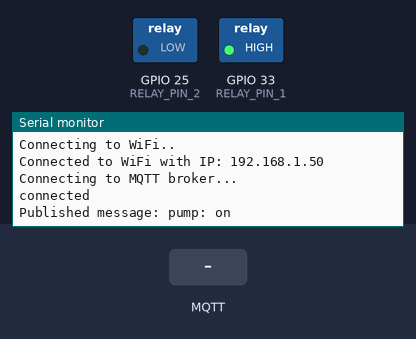
A sketch run on a simulated ESP32. On the bench: switched loads named in the sketch (green lamp = pin HIGH), the last lines printed to the serial monitor. Inputs (shaded band) come from the test bench. WiFi joins after 1.5 s; servers stay silent unless stated; no MQTT or app messages arrive unless stated.

Above: at 2.8 s.
2.9 s: MQTT message "1" arrives on the first subscribed topic
At 3.7 s:
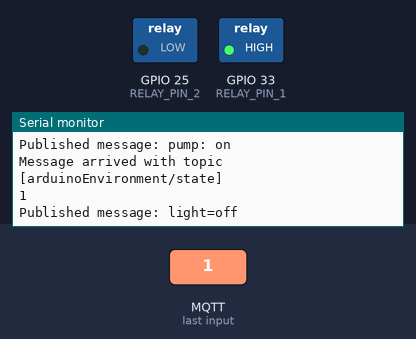
4.4 s: MQTT message "on" arrives on the first subscribed topic
At 4.9 s:
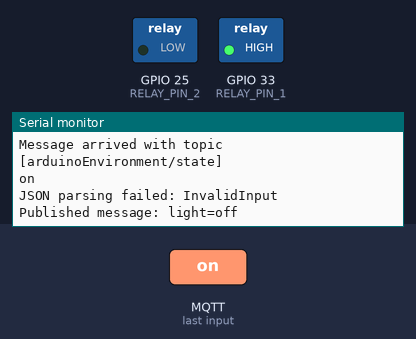
5.9 s: MQTT message "off" arrives on the first subscribed topic
At 7.2 s:
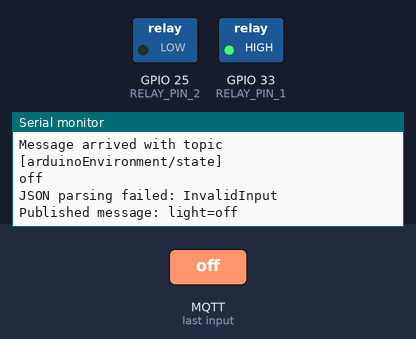

The sketch:

esp32lr20_actor.ino
```cpp
#include <WiFi.h>
#include <PubSubClient.h>
#include <Arduino.h>
#include <ArduinoJson.h>

// wifi
const char* SSID = "sciencecamp04";
const char* WIFI_PASSWORD = "camperfurt";

// mqtt
const char* MQTT_SERVER_ADRESS = "192.168.20.1";
const int MQTT_PORT = 1883;
const char* MQTT_USERNAME = "admin";
const char* MQTT_PASSWORD = "root";
const char* MQTT_CLIENT_ID = "mqtt_esp32lr20";

const char* ARDUINO_NANO_TOPIC_STATE = "arduinoEnvironment/state";
const char* WATER_LEVEL_TOPIC_STATE = "waterLevel/state";
const char* PI_TIME_TOPIC = "pi/time";
const char* PUMP_TOPIC_STATE = "esp32lr20/pump/state";
const char* LIGHT_TOPIC_STATE = "esp32lr20/light/state";

// relay
const int RELAY_PIN_1 = 33;
const int RELAY_PIN_2 = 25;

// pump
const unsigned long PUMP_INTERVAL_INACTIVE_AS_MS = 1000 * 60 * 60 * 3; // 3h
const unsigned long PUMP_INTERVAL_ACTIVE_AS_MS = 1000 * 60 * 7; // 7min
const float MIN_WATER_LEVEL = 15.0;
const int WATER_LEVEL_BUFFER_SIZE = 5;
const float WATER_LEVEL_REFILL_THRESHOLD = 10.0;

struct WaterLevelEntry {
  float level;
  unsigned long timestamp;
};

unsigned long pumpPreviousTimeAsMs = 0;
bool isPumpActive = false;
int waterLevelBufferIndex = 0;
WaterLevelEntry waterLevelBuffer[WATER_LEVEL_BUFFER_SIZE];

// light
const int MIN_BRIGHTNESS_AS_LUME = 800;
const unsigned int LIGHT_TIMESPAN_START_AS_HOUR = 8;
const unsigned int LIGHT_TIMESPAN_END_AS_HOUR = 20;
unsigned int currentHour = 0;

// logging
const bool IS_PRINTING_INCOMING_MESSAGES = true;

// clients
WiFiClient wifiClient;
PubSubClient client(wifiClient);

void setup() {
  Serial.begin(115200);
  while (!Serial);
  delay(100);

  setupMQTT();
  setupPins();
  setupWaterLevelBuffer();

  connectWiFi();
  connectMQTT();

  activatePump();
}

void loop() {
  if(!client.connected()) {
    connectMQTT();
  }

  client.loop();
  handlePump();
}

void setupMQTT() {
  client.setServer(MQTT_SERVER_ADRESS, MQTT_PORT);
  client.setCallback(onMessageIncomingCallback);
}

void setupPins() {
  pinMode(RELAY_PIN_1, OUTPUT);
  pinMode(RELAY_PIN_2, OUTPUT);

  digitalWrite(RELAY_PIN_1, LOW);
  digitalWrite(RELAY_PIN_2, LOW);
}

void setupWaterLevelBuffer() {
  for (int i = 0; i < WATER_LEVEL_BUFFER_SIZE; i++) {
    // TODO: init with -1
    waterLevelBuffer[i].level = 100.0;
    waterLevelBuffer[i].timestamp = 0;
  }
}

void connectWiFi() {
  WiFi.begin(SSID, WIFI_PASSWORD);
  while (!wifiIsConnected()) {
    Serial.println("Connecting to WiFi..");
    delay(500);
  }

  Serial.print("Connected to WiFi with IP: ");
  Serial.println(WiFi.localIP());
}

bool wifiIsConnected() {
  return WiFi.status() == WL_CONNECTED;
}

void connectMQTT() {
  while(!client.connected()) {
    Serial.println("Connecting to MQTT broker...");
    if (client.connect(MQTT_CLIENT_ID, MQTT_USERNAME, MQTT_PASSWORD)) {
      Serial.println("connected");
      client.subscribe(ARDUINO_NANO_TOPIC_STATE);
    } else {
      Serial.print("failed with error: ");
      Serial.print(client.state());
      delay(1000);
    }
  }
}

void publishMQTTMessage(const char* topic, const char* payload) {
  client.publish(topic, payload);
  Serial.print("Published message: ");
  Serial.println(payload);
}

void handlePump() {
  const float currentWaterLevel = getCurrentWaterLevel();
  if(currentWaterLevel < MIN_WATER_LEVEL) {
    Serial.print("Current water level is to low: ");
    Serial.println(currentWaterLevel);
    return;
  }

  const unsigned long pumpCurrentTimeAsMs = millis();
  if (!isPumpActive && isTimerOver(pumpCurrentTimeAsMs, pumpPreviousTimeAsMs, PUMP_INTERVAL_INACTIVE_AS_MS)) {
    activatePump();
    pumpPreviousTimeAsMs = pumpCurrentTimeAsMs;
  }
  else if(isPumpActive && isTimerOver(pumpCurrentTimeAsMs, pumpPreviousTimeAsMs, PUMP_INTERVAL_ACTIVE_AS_MS)) {
    deactivatePump();
    pumpPreviousTimeAsMs = pumpCurrentTimeAsMs;
  }
}

void activatePump() {
  isPumpActive = true;
  digitalWrite(RELAY_PIN_1, HIGH);
  publishMQTTMessage(PUMP_TOPIC_STATE, "pump: on");
}

void deactivatePump() {
  isPumpActive = false;
  digitalWrite(RELAY_PIN_1, LOW);
  publishMQTTMessage(PUMP_TOPIC_STATE, "pump: off");
}

bool isTimerOver(const unsigned long current, const unsigned long previous, const long interval) {
  return current - previous >= interval;
}

void onMessageIncomingCallback(char* topic, byte* payload, unsigned int length) {
  if(IS_PRINTING_INCOMING_MESSAGES) {
    printIncomingMessage(topic, payload, length);
  }

  if(String(topic) == ARDUINO_NANO_TOPIC_STATE) {
    const JsonObject jsonObject = getJSONObject(payload, length);
    const float brightness = jsonObject["brightness"];
    handleLight(brightness);
  }
  else if(String(topic) == WATER_LEVEL_TOPIC_STATE) {
    const JsonObject jsonObject = getJSONObject(payload, length);
    const float waterLevel = jsonObject["waterLevel"];
    onWaterLevelMessageReceived(waterLevel);
  }
  else if(String(topic) == PI_TIME_TOPIC) {
    const JsonObject jsonObject = getJSONObject(payload, length);
    currentHour = jsonObject["hour"];
  }
  else {
    Serial.print("No handler for this topic: ");
    Serial.println(topic);
  }
}

void printIncomingMessage(char* topic, byte* payload, unsigned int length) {
  Serial.print("Message arrived with topic [");
  Serial.print(topic);
  Serial.println("] ");

  for (int i = 0; i < length; i++) {
    Serial.print((char)payload[i]);
  }

  Serial.println();
}

JsonObject getJSONObject(byte* payload, unsigned int length) {
  char messageBuffer[length + 1];
  DynamicJsonDocument doc(1024);

  memcpy(messageBuffer, payload, length);
  messageBuffer[length] = '\0';

  const DeserializationError error = deserializeJson(doc, messageBuffer);
  if(error) {
    Serial.print("JSON parsing failed: ");
    Serial.println(error.c_str());
  }

  const JsonObject object = doc.as<JsonObject>();
  return object;
}

void handleLight(const float brightness) {
  if(!isInLightTimespan(currentHour)) {
    deactivateLight();
    return;
  }

  if(isEnoughLight(brightness)) {
    deactivateLight();
    return;
  }

  activateLight();
}

void activateLight() {
  digitalWrite(RELAY_PIN_2, HIGH);
  publishMQTTMessage(LIGHT_TOPIC_STATE, "light=on");
}

void deactivateLight() {
  digitalWrite(RELAY_PIN_2, LOW);
  publishMQTTMessage(LIGHT_TOPIC_STATE, "light=off");
}

bool isInLightTimespan(const unsigned int currentHour) {
  return (currentHour >= LIGHT_TIMESPAN_START_AS_HOUR) &&
         (currentHour <= LIGHT_TIMESPAN_END_AS_HOUR);
}

bool isEnoughLight(const float brightness) {
  return brightness >= MIN_BRIGHTNESS_AS_LUME;
}

void onWaterLevelMessageReceived(const float waterLevel) {
  updateWaterLevelBuffer(waterLevel);

  if(waterLevelBufferIndex > 0) {
    if (isWaterRefilled()) {
      activatePump();
      pumpPreviousTimeAsMs = millis();
      Serial.println("Water refill detected!");
    }
  }
}

bool isWaterRefilled() {
  const float previousWaterLevel = waterLevelBuffer[(waterLevelBufferIndex - 1) % WATER_LEVEL_BUFFER_SIZE].level;
  const float diff = abs(getCurrentWaterLevel() - previousWaterLevel);

  return diff >= WATER_LEVEL_REFILL_THRESHOLD;
}

void updateWaterLevelBuffer(const float waterLevel) {
  waterLevelBuffer[waterLevelBufferIndex].level = waterLevel;
  waterLevelBuffer[waterLevelBufferIndex].timestamp = millis();
  waterLevelBufferIndex = (waterLevelBufferIndex + 1) % WATER_LEVEL_BUFFER_SIZE;
}

float getCurrentWaterLevel() {
  if(waterLevelBufferIndex < 0 || waterLevelBufferIndex > WATER_LEVEL_BUFFER_SIZE - 1) {
    return -1.0;
  }

  return waterLevelBuffer[waterLevelBufferIndex].level;
}
```

Measured:
- after the input at 2.9 s, the serial monitor: prints a new line at once (image 1)
- after the input at 4.4 s, the serial monitor: prints a new line at once (image 2)
- after the input at 5.9 s, the serial monitor: prints a new line at once (image 3)
